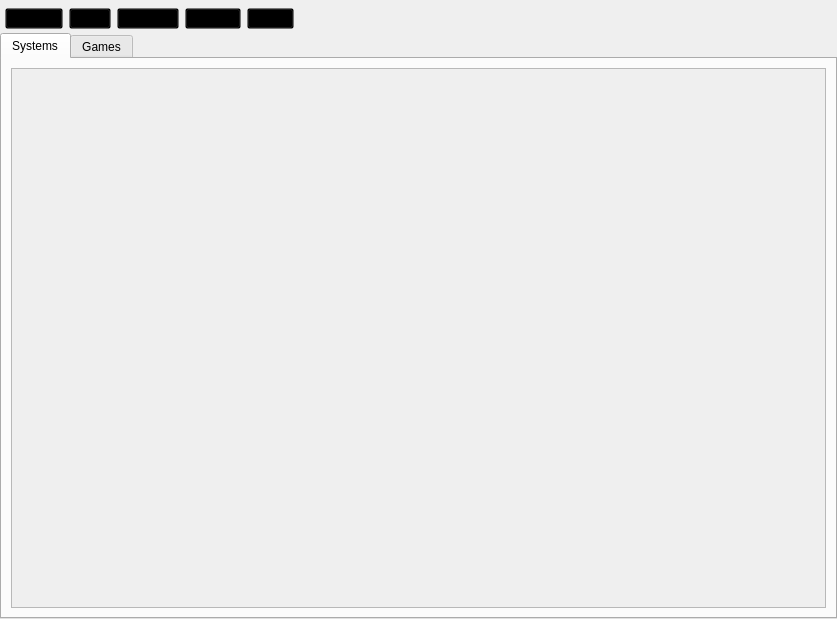
<?xml version="1.0" encoding="UTF-8"?>
<ui version="4.0">
 <class>ar::gui::main_window</class>
 <widget class="QMainWindow" name="ar::gui::main_window">
  <property name="geometry">
   <rect>
    <x>0</x>
    <y>0</y>
    <width>837</width>
    <height>619</height>
   </rect>
  </property>
  <property name="windowTitle">
   <string>Access to Retro</string>
  </property>
  <property name="windowIcon">
   <iconset resource="../../resources/resources.qrc">
    <normaloff>:/appicon.ico</normaloff>:/appicon.ico</iconset>
  </property>
  <widget class="QWidget" name="centralwidget">
   <layout class="QVBoxLayout" name="verticalLayout">
    <property name="spacing">
     <number>4</number>
    </property>
    <property name="leftMargin">
     <number>0</number>
    </property>
    <property name="topMargin">
     <number>0</number>
    </property>
    <property name="rightMargin">
     <number>0</number>
    </property>
    <property name="bottomMargin">
     <number>0</number>
    </property>
    <item>
     <widget class="QWidget" name="buttons_layout" native="true">
      <layout class="QHBoxLayout" name="horizontalLayout_2">
       <property name="leftMargin">
        <number>5</number>
       </property>
       <property name="topMargin">
        <number>8</number>
       </property>
       <property name="rightMargin">
        <number>5</number>
       </property>
       <property name="bottomMargin">
        <number>0</number>
       </property>
       <item>
        <widget class="QToolButton" name="settings_button">
         <property name="autoFillBackground">
          <bool>false</bool>
         </property>
         <property name="styleSheet">
          <string notr="true">background-color: rgba(0,0,0,0);</string>
         </property>
         <property name="text">
          <string>Settings</string>
         </property>
         <property name="icon">
          <iconset resource="../../resources/resources.qrc">
           <normaloff>:/settings.png</normaloff>:/settings.png</iconset>
         </property>
         <property name="iconSize">
          <size>
           <width>32</width>
           <height>32</height>
          </size>
         </property>
         <property name="toolButtonStyle">
          <enum>Qt::ToolButtonTextUnderIcon</enum>
         </property>
        </widget>
       </item>
       <item>
        <widget class="QToolButton" name="input_button">
         <property name="autoFillBackground">
          <bool>false</bool>
         </property>
         <property name="styleSheet">
          <string notr="true">background-color: rgba(0,0,0,0);</string>
         </property>
         <property name="text">
          <string>Input</string>
         </property>
         <property name="icon">
          <iconset resource="../../resources/resources.qrc">
           <normaloff>:/input.png</normaloff>:/input.png</iconset>
         </property>
         <property name="iconSize">
          <size>
           <width>32</width>
           <height>32</height>
          </size>
         </property>
         <property name="toolButtonStyle">
          <enum>Qt::ToolButtonTextUnderIcon</enum>
         </property>
        </widget>
       </item>
       <item>
        <widget class="QToolButton" name="manager_button">
         <property name="autoFillBackground">
          <bool>false</bool>
         </property>
         <property name="styleSheet">
          <string notr="true">background-color: rgba(0,0,0,0);</string>
         </property>
         <property name="text">
          <string>Manager</string>
         </property>
         <property name="icon">
          <iconset resource="../../resources/resources.qrc">
           <normaloff>:/install.png</normaloff>:/install.png</iconset>
         </property>
         <property name="iconSize">
          <size>
           <width>32</width>
           <height>32</height>
          </size>
         </property>
         <property name="toolButtonStyle">
          <enum>Qt::ToolButtonTextUnderIcon</enum>
         </property>
        </widget>
       </item>
       <item>
        <widget class="QToolButton" name="refresh_button">
         <property name="autoFillBackground">
          <bool>false</bool>
         </property>
         <property name="styleSheet">
          <string notr="true">background-color: rgba(0,0,0,0);</string>
         </property>
         <property name="text">
          <string>Refresh</string>
         </property>
         <property name="icon">
          <iconset resource="../../resources/resources.qrc">
           <normaloff>:/refresh.png</normaloff>:/refresh.png</iconset>
         </property>
         <property name="iconSize">
          <size>
           <width>32</width>
           <height>32</height>
          </size>
         </property>
         <property name="toolButtonStyle">
          <enum>Qt::ToolButtonTextUnderIcon</enum>
         </property>
        </widget>
       </item>
       <item>
        <widget class="QToolButton" name="about_button">
         <property name="autoFillBackground">
          <bool>false</bool>
         </property>
         <property name="styleSheet">
          <string notr="true">background-color: rgba(0,0,0,0);</string>
         </property>
         <property name="text">
          <string>About</string>
         </property>
         <property name="icon">
          <iconset resource="../../resources/resources.qrc">
           <normaloff>:/about.png</normaloff>:/about.png</iconset>
         </property>
         <property name="iconSize">
          <size>
           <width>32</width>
           <height>32</height>
          </size>
         </property>
         <property name="toolButtonStyle">
          <enum>Qt::ToolButtonTextUnderIcon</enum>
         </property>
        </widget>
       </item>
       <item>
        <spacer name="horizontalSpacer">
         <property name="orientation">
          <enum>Qt::Horizontal</enum>
         </property>
         <property name="sizeHint" stdset="0">
          <size>
           <width>40</width>
           <height>20</height>
          </size>
         </property>
        </spacer>
       </item>
      </layout>
     </widget>
    </item>
    <item>
     <layout class="QHBoxLayout" name="main_area_layout">
      <item>
       <widget class="QTabWidget" name="launchable_tab_widget">
        <property name="currentIndex">
         <number>0</number>
        </property>
        <widget class="QWidget" name="systems_tab">
         <attribute name="title">
          <string>Systems</string>
         </attribute>
         <layout class="QHBoxLayout" name="horizontalLayout_4">
          <item>
           <widget class="QScrollArea" name="systems_scroll_area">
            <property name="widgetResizable">
             <bool>true</bool>
            </property>
            <widget class="QWidget" name="systems_scroll_area_layout">
             <property name="geometry">
              <rect>
               <x>0</x>
               <y>0</y>
               <width>787</width>
               <height>485</height>
              </rect>
             </property>
             <layout class="QGridLayout" name="gridLayout">
              <item row="0" column="0">
               <widget class="QWidget" name="systems_scroll_area_widget" native="true">
                <layout class="QGridLayout" name="gridLayout_2"/>
               </widget>
              </item>
             </layout>
            </widget>
           </widget>
          </item>
         </layout>
        </widget>
        <widget class="QWidget" name="games_tab">
         <property name="autoFillBackground">
          <bool>false</bool>
         </property>
         <attribute name="title">
          <string>Games</string>
         </attribute>
         <layout class="QVBoxLayout" name="verticalLayout_3">
          <item>
           <layout class="QHBoxLayout" name="horizontalLayout">
            <item>
             <widget class="QLineEdit" name="games_search_textbox"/>
            </item>
            <item>
             <widget class="QToolButton" name="games_search_button">
              <property name="text">
               <string>Search</string>
              </property>
              <property name="icon">
               <iconset resource="../../resources/resources.qrc">
                <normaloff>:/search.png</normaloff>:/search.png</iconset>
              </property>
              <property name="toolButtonStyle">
               <enum>Qt::ToolButtonTextBesideIcon</enum>
              </property>
             </widget>
            </item>
            <item>
             <widget class="QToolButton" name="games_search_clear_filter_button">
              <property name="text">
               <string>Clear</string>
              </property>
              <property name="icon">
               <iconset resource="../../resources/resources.qrc">
                <normaloff>:/refresh.png</normaloff>:/refresh.png</iconset>
              </property>
              <property name="toolButtonStyle">
               <enum>Qt::ToolButtonTextBesideIcon</enum>
              </property>
             </widget>
            </item>
           </layout>
          </item>
          <item>
           <widget class="QListWidget" name="games_list"/>
          </item>
         </layout>
        </widget>
       </widget>
      </item>
     </layout>
    </item>
   </layout>
  </widget>
  <action name="actionTest">
   <property name="text">
    <string>Test</string>
   </property>
  </action>
  <action name="actionTest2">
   <property name="text">
    <string>Test2</string>
   </property>
  </action>
  <action name="actionTest_2">
   <property name="text">
    <string>File</string>
   </property>
  </action>
 </widget>
 <resources>
  <include location="../../resources/resources.qrc"/>
 </resources>
 <connections/>
</ui>
